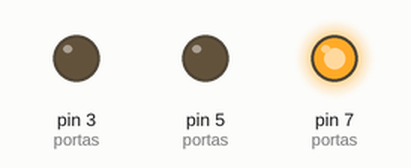
Bench run of a sketch on a simulated Arduino Uno, built with avr-gcc and run on an emulated ATmega328P. Shown: output pins drawn as LEDs (lit = HIGH).

Above: at 3.5 s.
At 8.5 s:
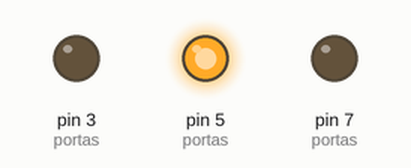
At 14.5 s:
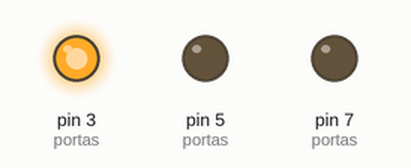
Timing chart, 0 to 24.7 s (numbered marks = the images above):
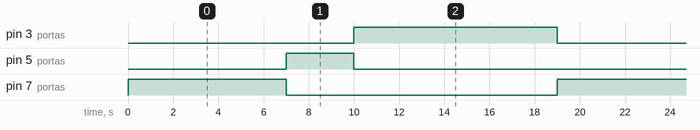

Measured:
- by itself, pin 3 (portas): alternates HIGH for 9.0 s and LOW for 10.0 s
- by itself, pin 5 (portas): alternates HIGH for 3.0 s and LOW for 16.0 s
- by itself, pin 7 (portas): alternates HIGH for 7.0 s and LOW for 12.0 s

The sketch:

Aula4.ino
```cpp
//Uso de funcoes e Uso do define
//criacao de um semaforo
#define p1 7
#define p2 5
#define p3 3


int portas[3]={p1, p2, p3};
void semaforo(int time, int portasd[3], int porta){
  for(int i=0; i<3; i++){
    if (portasd[i]==porta){
      digitalWrite(portasd[i], HIGH);
    }
    else{
      digitalWrite(portasd[i], LOW);
    }

  }
  delay(time);
};
void setup() {
  pinMode(portas[0], OUTPUT);
  pinMode(portas[1], OUTPUT);
  pinMode(portas[2], OUTPUT);

}

void loop() {
  semaforo(7000, portas, portas[0]);
  semaforo(3000,portas, portas[1]);
  semaforo(9000,portas, portas[2]);

}
```
